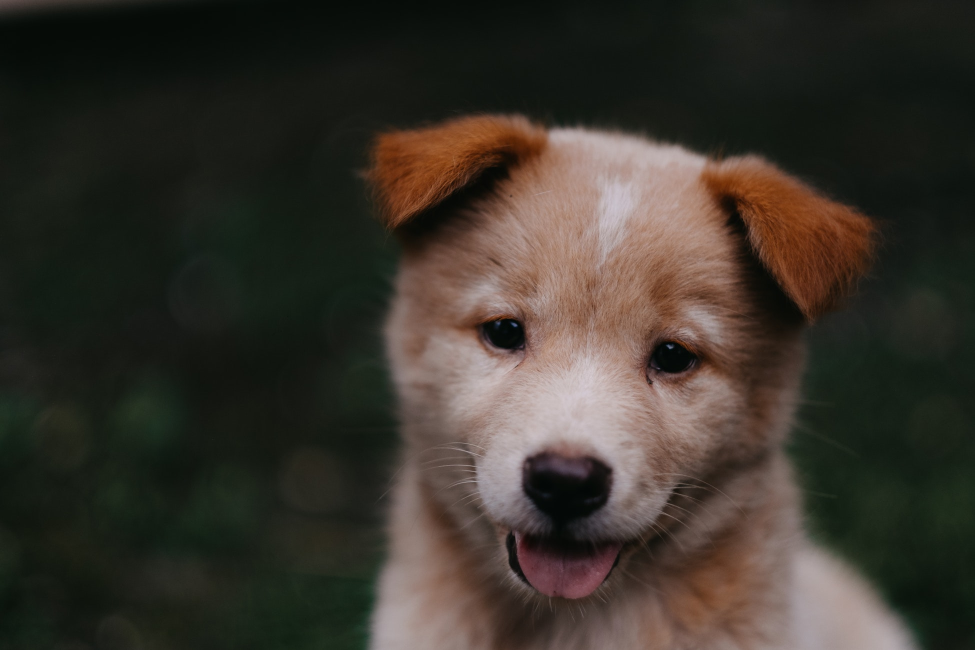
#> input picture Image Basic with OpenCV/00-puppy.jpg, 1950 x 1300 px (shown at 1/2 size)
$ jupyter execute 2-Drawing-on-Images.ipynb   (shell and % lines are left out)
#> lines starting #> are read from the running program, lines starting #| are printed output that depends on the picture; after the words box and inside, x2 and y2 are one past the last pixel; in counts of white or black regions, pixels touching at a corner belong together
[cell 1]
import numpy as np
import matplotlib.pyplot as plt
import cv2

[cell 2]
img  = cv2.imread('00-puppy.jpg')
#> img is the input picture: shape (1300, 1950, 3); mean B, G, R 43.8, 51.8, 57.3

[cell 3]
cv2.imshow('Puppy',img)
cv2.waitKey() #after how many seconds

[cell 4]
##Drawing On Images

[cell 5]
blank_img = np.zeros(shape = (512,512,3),dtype = np.int16)

[cell 6]
blank_img.shape

[cell 7]
plt.imshow(blank_img)

[cell 8]
cv2.rectangle(blank_img,pt1=(400,100),pt2=(100,400),color=(255,255,0),thickness=10)
#pt1 vertical axis, pt2 horizontal axis

[cell 9]
plt.imshow(blank_img)

[cell 10]
cv2.rectangle(blank_img,pt1=(350,150),pt2=(150,350),color=(0,255,0),thickness=10)
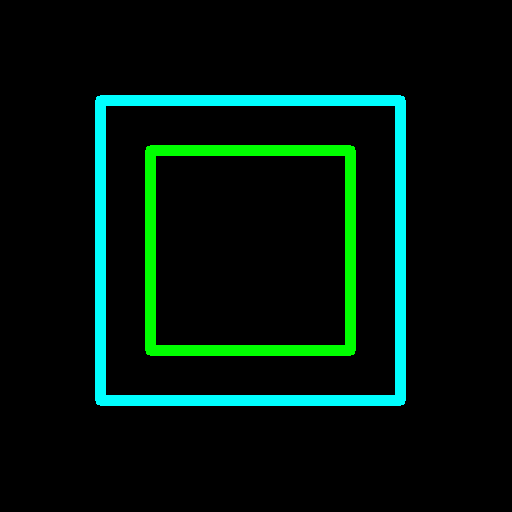
#> blank_img: shape (512, 512, 3) int16; mean of channels 0, 1, 2 12.8, 21.3, 0; drawn as B, G, R

[cell 11]
plt.imshow(blank_img)

[cell 12]
cv2.circle(img=blank_img, center=(250,400), radius=150, color=(255,0,0),thickness=10)
cv2.circle(img=blank_img, center=(400,250), radius=150, color=(255,0,0),thickness=10)
cv2.circle(img=blank_img, center=(250,100), radius=150, color=(255,0,0),thickness=10)
cv2.circle(img=blank_img, center=(100,250), radius=150, color=(255,0,0),thickness=10)
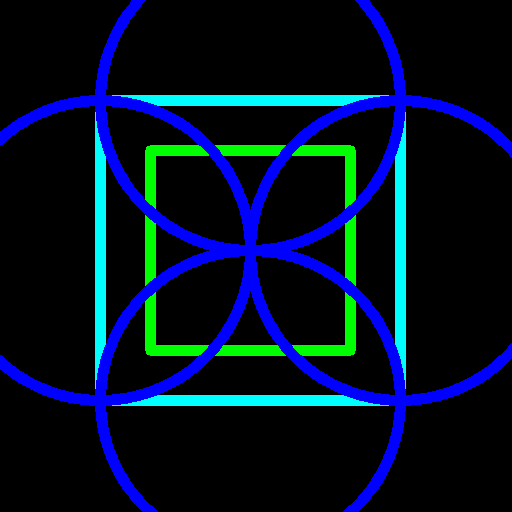
#> blank_img: shape (512, 512, 3) int16; mean of channels 0, 1, 2 38.1, 16.8, 0; drawn as B, G, R
##################################-X---Y
plt.imshow(blank_img)
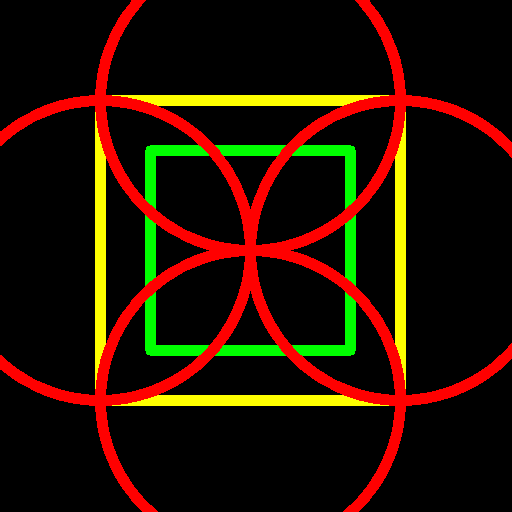
#> shown: shape (512, 512, 3); mean R, G, B 38.1, 16.8, 0

[cell 13]
cv2.circle(img=blank_img, center=(250,250), radius=100, color=(0,0,255),thickness=-1)
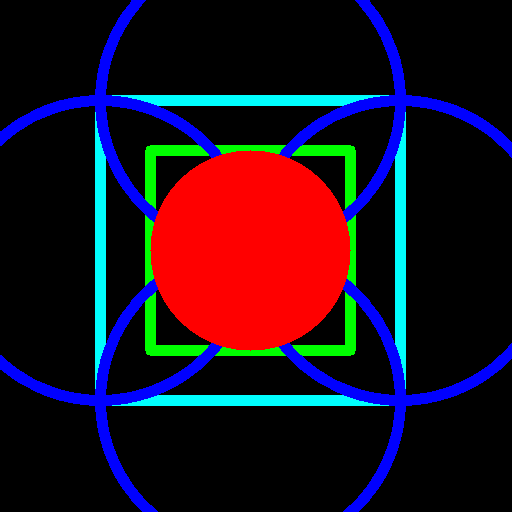
#> blank_img: shape (512, 512, 3) int16; 11.98% of pixels changed, all inside (x1, y1, x2, y2) = (150, 150, 351, 351); drawn as B, G, R
plt.imshow(blank_img)
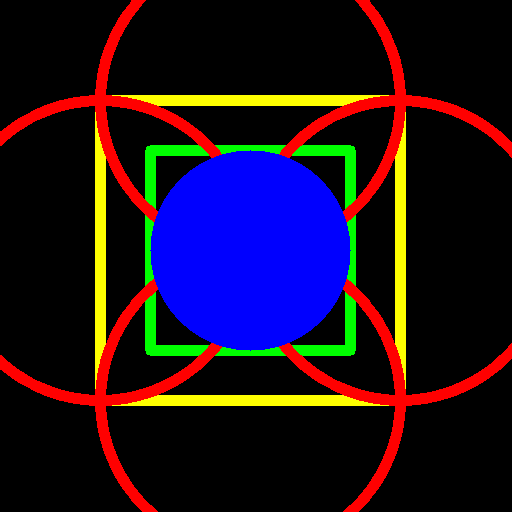
#> shown: shape (512, 512, 3); mean R, G, B 30.7, 15.9, 30.6

[cell 14]
cv2.line(blank_img,pt1=(0,0),pt2=(500,500),color=(0,255,255),thickness=10)

[cell 15]
cv2.line(blank_img,pt1=(0,500),pt2=(500,0),color=(0,255,255),thickness=10)
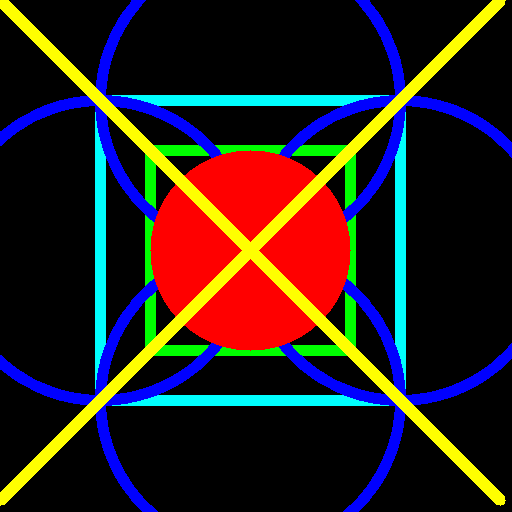
#> blank_img: shape (512, 512, 3) int16; mean of channels 0, 1, 2 29.6, 31.7, 42.4; drawn as B, G, R

[cell 16]
plt.imshow(blank_img)
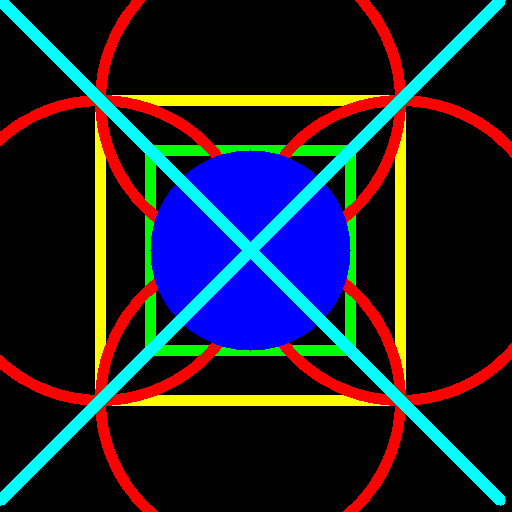
#> shown: shape (512, 512, 3); mean R, G, B 29.6, 31.7, 42.4

[cell 17]
font = cv2.FONT_HERSHEY_PLAIN
cv2.putText(blank_img,text='A R T',org=(225,480),fontFace=font,fontScale=1,color=(255,255,255),thickness=3,lineType=cv2.LINE_AA)
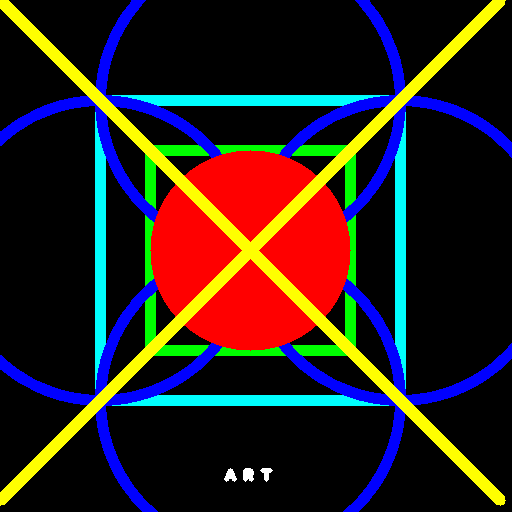
#> blank_img: shape (512, 512, 3) int16; 0.13% of pixels changed, all inside (x1, y1, x2, y2) = (224, 468, 273, 482); drawn as B, G, R

[cell 18]
plt.imshow(blank_img)
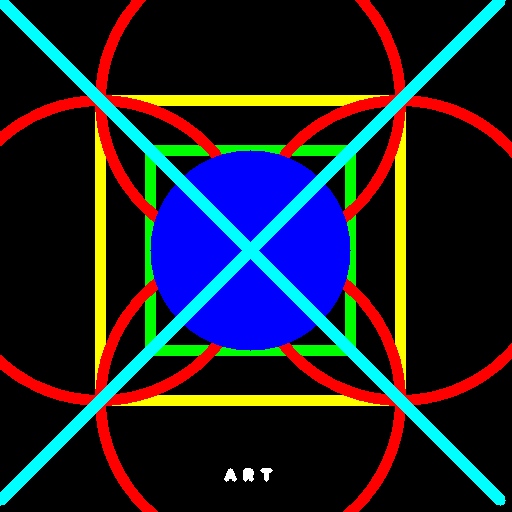
#> shown: shape (512, 512, 3); mean R, G, B 30, 32, 42.8

[cell 19]
blank_img2 = np.zeros(shape=(512,512,3),dtype=np.int32)

[cell 20]
plt.imshow(blank_img2)

[cell 21]
vertices = np.array([[200,100],[300,100],[400,200],[300,300],[200,300],[100,200]],dtype=np.int32)

[cell 22]
vertices.shape

[cell 23]
points = vertices.reshape((-1,1,2))

[cell 24]
points.shape

[cell 25]
points

[cell 26]
vertices

[cell 27]
cv2.polylines(blank_img2,[points],isClosed=True,color=(255,0,0),thickness=5)

[cell 28]
plt.imshow(blank_img2)
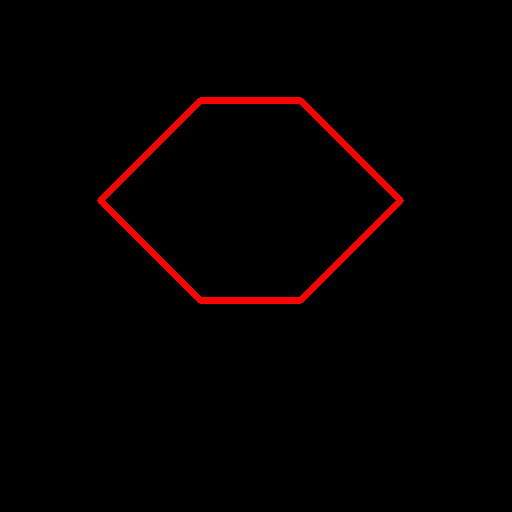
#> shown: shape (512, 512, 3); mean R, G, B 4.9, 0, 0
